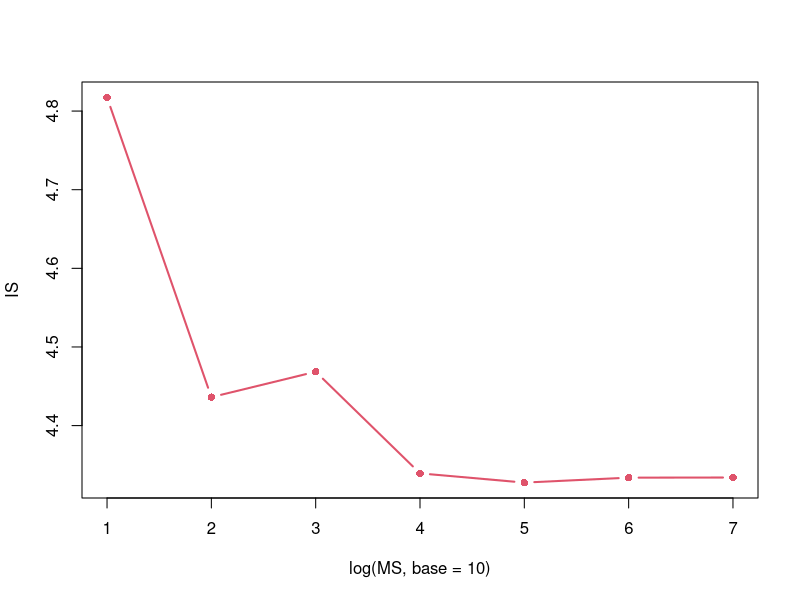

Reproduce this figure in R.
## Resolucao da lista 6
##  Aluna: Ana Luiza de Almeida Pantuza


#===---===---===---===---===---===---===---===---===---===---===---===---===---

# Questao 1 ----
conta = function(n, M, M0, VAR){
  amo = rnorm(n, M, VAR)
  media = mean(amo)
  sd = sqrt(VAR)
  Z = (media - M0)/(sd/sqrt(n))
  #print(Z)
  if(Z < -1.96)
    #print(0)
    J = 0
  if(Z > 1.96)
    #print(0)
    J = 0
  else
    J = 1
    #print(1)
  return(J)
}
conta(10, 0, 0, 1)

#===---===---===---===---===---===---===---===---===---===---===---===---===---

# Questao 2 ----

conta2 = function(n, M, M0, VAR){
  repe = as.array(replicate(1000, conta(n, M, M0, VAR), simplify = array))
  return(repe)
}
conta2(30,0,0,1)

#===---===---===---===---===---===---===---===---===---===---===---===---===---

# Questao 3 ----

prop = function(x){
  soma = sum(x)
  proporcao = soma/length(x)
  return(proporcao)
}
k = conta2(10,0,0,1)
soma = sum(k)
proporcao = soma/1000
proporcao

prop(k)

#===---===---===---===---===---===---===---===---===---===---===---===---===---

# Questao 4 ----

s = sapply(X = c(10,30,25), FUN = conta2, M = 2, M0 = 0, VAR = 3)
s
length(s)
prop(s)

#===---===---===---===---===---===---===---===---===---===---===---===---===---

# Questao 5 ----

m=mapply(conta2, n= c(5,10,20,30,32,50),M=c(rep(2,5)),M0=c(0,1,2,3,4,5),VAR= c(rep(1,4)))
m

#===---===---===---===---===---===---===---===---===---===---===---===---===---

# Questao 6 ----

fc6<- function(x){
  y= (x^(2) + x^(1/3))
  return(y)
}

integrate(f= fc6,lower=0,upper=1)

M=10000
x= runif(M,0,1)

mean(x^(2) + x^(1/3)) 

#A precisão é boa para integração?
#valor confiável
valor= integrate(f=fc6, lower=0, upper=1)$value

fcc= function(M){
  x= runif(M,0,1)
  return((4*mean((x^(2) + x^(1/3)))))
}

MS= 10^(1:7)
IS= sapply(X= MS , FUN= fcc)
IS


X11()
plot(log(MS, base= 10),IS, type="b",pch=16,col=2,lwd=2)


#===---===---===---===---===---===---===---===---===---===---===---===---===---

# Questao 7 ----

classe_nova = function(x){
  nova_classe = sort(x)
  nova_classe1 = nova_classe[-c(1,2,3)]
  media_nova = mean(nova_classe1)
  return(media_nova)
}
vetor = c(1,2,3,4,5,6,7,8,9)
vetorc = c(19,394,2,2,4,5,65,8,8)
classe_nova(vetor)
classe_nova(vetorc)
vetorz = c(4,5,6,7,8,9)
mean(vetorz)

#===---===---===---===---===---===---===---===---===---===---===---===---===---

# Questao 8 ----

operacao = function(A,B){
  diagonal = diag(diag(A))%*%diag(diag(B))
  return(diagonal)
}
A = matrix(c(1,2,4,3,1,5),byrow=F,ncol=3,nrow = 3)
A
B = matrix(c(4,6,8,2,1,7),byrow=F,ncol=3,nrow = 3)
B
operacao(A,B)



